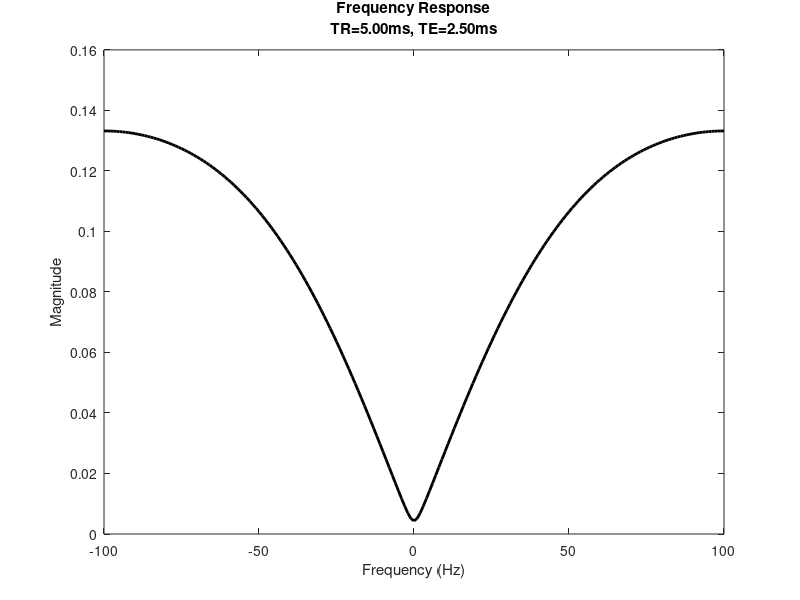
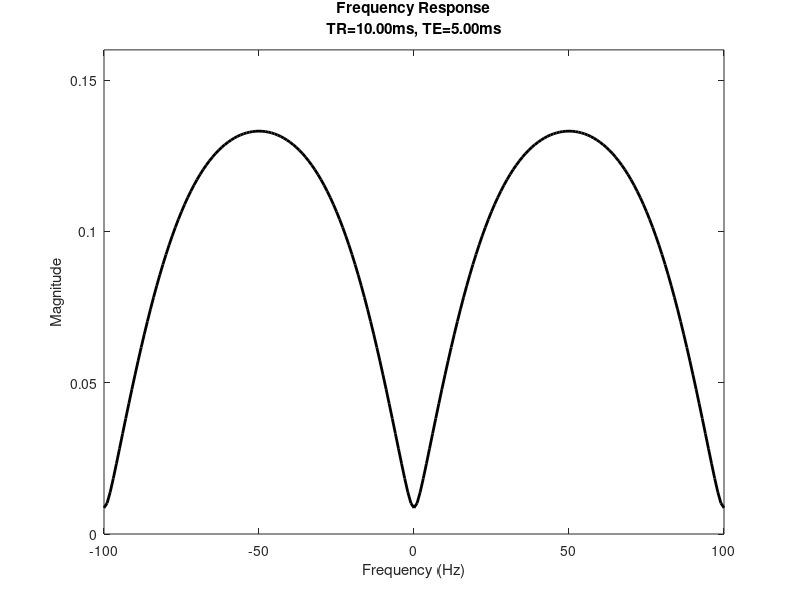
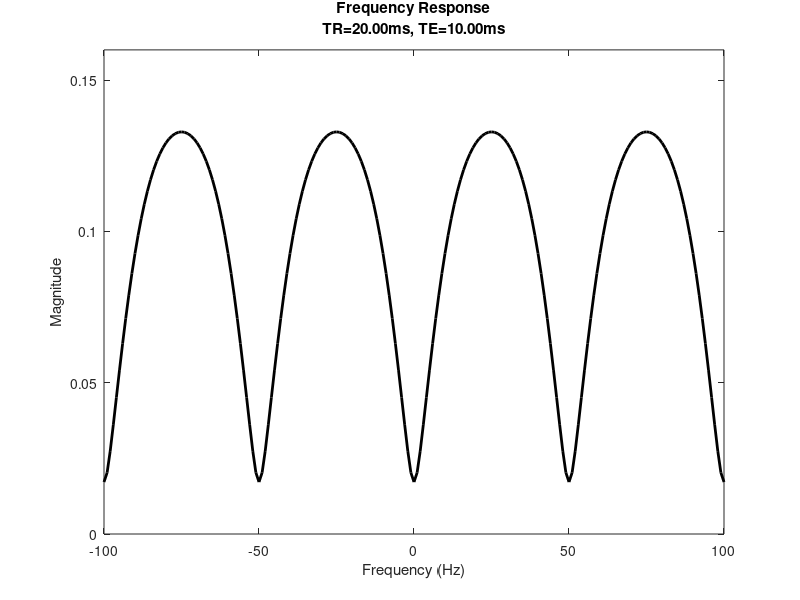
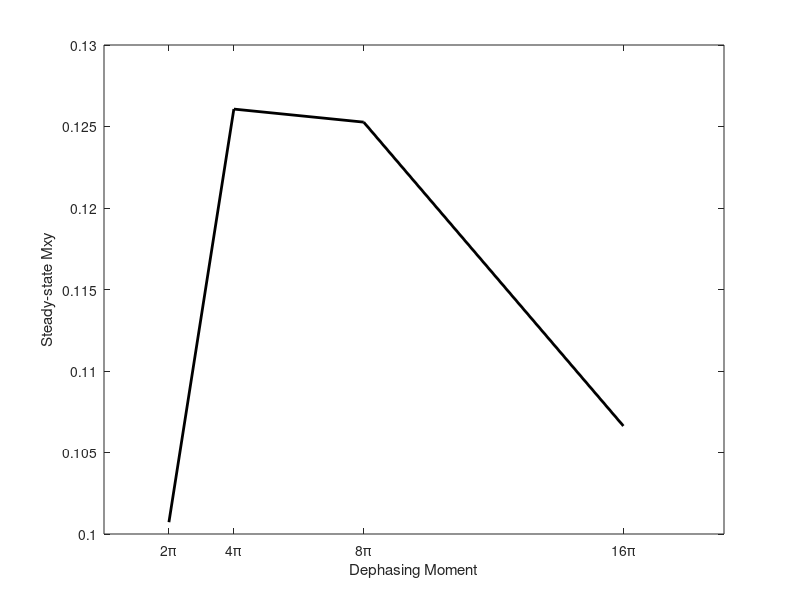

Recreate these plots in MATLAB, in order. (Note: this script raises an error after producing the figures.)
function hw_1()
%% clear workspace
clear;
close all;
clc

%% plotting properties
LW = 2;

%% Question 1
rBW = 750; % Hz/px
N = 256; % Nx = Ny
dx = 1.2; % mm
dy = 1.2; % mm
dz = 3; % mm
Gmax = 25; % mT/m
s = 180; % T / m / s
gammabar = 42.58; % MHz / T
FOV = dx * N; % mm

% Question 1a
fprintf('<strong>Question 1a</strong>\n')
TBW = 2;
tau_RF = 1; % ms

%%% compute slice select amplitude
Gss = (TBW / (tau_RF * 10 ^ -3)) / ((dz * 10 ^ -3) * (gammabar * 10 ^ 6)); % T / m
fprintf('The slice-select gradient amplitude is %.2fmT/m\n', Gss * 10 ^ 3)

%%% compute slice select duration
tau_ss_rise = Gss / s;
%%tau_ss = 1 / ((dz * 10 ^ -3) * (gammabar * 10 ^ 6) * Gss);
tau_ss = tau_RF * 10 ^ -3;
tau_ss_tot = 2 * tau_ss_rise + tau_ss;
fprintf('The total duration of the slice-select gradient is %.2fms\n', tau_ss_tot * 10 ^ 3)

% Question 1b
fprintf('\n<strong>Question 1b</strong>\n')
tau_pe = 1 / (2 * (dy * 10 ^ -3) * (gammabar * 10 ^ 6) * (Gmax * 10 ^ -3));
tau_pe_rise = (Gmax * 10 ^ -3) / s;
tau_pe_tot = 2 * tau_pe_rise + tau_pe;
fprintf('The minimum duration of the phase encoding gradient is %.2fms\n', tau_pe_tot * 10 ^ 3)

% Question 1c
fprintf('\n<strong>Question 1c</strong>\n')
%%% compute readout amplitude
Gro = (rBW * N) / ((gammabar * 10 ^ 6) * (FOV * 10 ^ -3));
fprintf('The frequency encoding gradient amplitude is %.2fmT/m\n', Gro * 10 ^ 3)

%%% compute readout duration
tau_ro = 1 / rBW;
tau_ro_rise = Gro / s;
tau_ro_tot = 2 * tau_ro_rise + tau_ro;
fprintf('The total duration of the frequency encoding gradient is %.2fms\n', tau_ro_tot * 10 ^ 3)

% Question 1d
fprintf('\n<strong>Question 1d</strong>\n')
tau_overlap = max([tau_pe_tot (tau_ss_tot / 2) (tau_ro_tot / 2)]);
TEs = (tau_ss_tot / 2) + tau_overlap + (tau_ro_tot / 2);
fprintf('The minimum TE is %.2fms\n', TEs * 10 ^ 3)
TRs = (tau_ss_tot / 2) + tau_overlap + tau_ro_tot + tau_overlap + (tau_ss_tot / 2);
fprintf('The minimum TR is %.2fms\n', TRs * 10 ^ 3)

% Question 1e
fprintf('\n<strong>Question 1e</strong>\n')
fprintf('1.\tIncrease receiver bandwidth\n')
fprintf('2.\tDecrease time bandwidth\n')
fprintf('3.\tDecrease RF pulse duration\n')
%%fprintf('4.\tIncrease slew rate\n')

%% Question 2
% code in this section built off of that located here:
% http://mrsrl.stanford.edu/~brian/bloch/
% Question 2a
TRs = [5 10 20]; % ms
TEs = [2.5 5 10]; % ms
FA = 60; % deg
freq = -100:100; % Hz
T1 = 1000; % ms
T2 = 100; % ms

% repeat for each TR/TE pair
for k = 1:length(TRs)
    TR = TRs(k);
    TE = TEs(k);
    S = zeros(1, length(freq)); % initalize signal

    % compute response
    for j = 1:length(freq)
        S(j) = bSSFP(FA, TE, TR, freq(j), 1, T1, T2);
    end

    % plot freq response
    figure;
    plot(freq, abs(S), 'k-', 'LineWidth', LW)
    title({'Frequency Response', sprintf('TR=%.2fms, TE=%.2fms', TR, TE)})
    xlabel('Frequency (Hz)')
    ylabel('Magnitude')
    if k == 1
        ylimvals = get(gca, 'YLim');
    else
        ylim(ylimvals)
    end
end

% Question 2bi
fprintf('\n<strong>Question 2bi</strong>\n')
TR = 10; % ms
TE = 5; % ms
FA = 10; % deg
T1 = 1000; % ms
T2 = 100; % ms
perSpoil = 1; % assume perfect spoiler

% compute the steady-state signal across all isochromats
M_ss = FLASH(FA, TE, TR, 0, T1, T2, perSpoil);
fprintf('The steady-state magnetization for a perfect-spoiler is:\nM=[%.2f; %.2f; %.2f]\n', M_ss(1), M_ss(2), M_ss(3))
fprintf('The steady-state Mxy=%.2f\n', abs(M_ss(1) + 1i * M_ss(2)))

% Question 2bii
Nspins = 200; % number of spins to simulate
perSpoil = 0; % assume nonideal spoiler
numpi = (2 .^ (1:4));
pTwists = numpi * pi;
M_ss_tot = zeros(3, length(pTwists));

for j = 1:length(pTwists)
    M_ss = zeros(3, Nspins); % steady-state signal
    dfreq = linspace(0, pTwists(j), Nspins); % off-resonance for each spin
    for k = 1:Nspins
        % simulate with perfect spoiler and plot
        M_tot = FLASH(FA, TE, TR, dfreq(k), T1, T2, perSpoil, pTwists(j));
        M_ss(:, k) = M_tot;
    end

    % compute the steady-state signal across all isochromats
    M_ss = mean(M_ss');

    % add to total
    M_ss_tot(:, j) = M_ss;
end

figure;
plot(pTwists, abs(M_ss_tot(1, :) + 1i * M_ss_tot(2, :)), 'k-', 'LineWidth', LW)
xticks(pTwists);
xticklabels(strcat(strsplit(num2str(numpi)), '\pi'))
xlabel('Dephasing Moment')
ylabel('Steady-state Mxy')

% Question 2biii
Nex = 50; % number of excitations
inc = 2 * pi / (Nex * (Nex + 1)); % rf phase increment
perSpoil = 0;
pTwist = 2*pi;
dfreq = linspace(0, pTwist, Nspins); % off-resonance for each spin

S_tot = zeros(3, Nex+1, Nspins);
for j = 1:Nspins
    [~, S] = rf_plus_grad(FA, TE, TR, dfreq(j), T1, T2, Nex, inc, perSpoil, pTwist);
    S_tot(:, :, j) = S;
end
S_tot = mean(S_tot, 3);

% plot
figure;
rfphase = (0:Nex) .* (1:(Nex+1)) / 2 * inc;
plot(rfphase, abs(S_tot(1, :) + 1i * abs(S_tot(2, :))), 'k-', 'LineWidth', LW)
xticks(rfphase(1:5:end))
xlim([0 rfphase(end)])
xlabel('RF-phase (rad)')
ylabel('Steady-state Mxy')

% best rfphase
[~, idx] = max(abs(S_tot(1, :) + 1i * abs(S_tot(2, :))));
fprintf('The best RF phase is=%.2f\n', rfphase(idx))

%% Question 3
s = 180; % mT / (m * ms)
Gmax = 25; % mT / m
TBW = 8;
tau_RF = 2; % ms
dz = 5; % mm
gammabar = 42.58; % MHz / T

% Question 3.1
fprintf('\n<strong>Question 3.1</strong>\n')
%%% compute slice select gradient amplitude
Gss = (TBW / (tau_RF * 10 ^ -3)) / ((dz * 10 ^ -3) * (gammabar * 10 ^ 6)); % T / m
fprintf('The slice-select gradient amplitude is %.2fmT/m\n', Gss * 10 ^ 3)

%%% compute slice select duration
tau_ss_rise = Gss / s;
tau_ss = tau_RF * 10 ^ -3;
tau_ss_tot = 2 * tau_ss_rise + tau_ss;
fprintf('The total duration of the slice-select gradient is %.2fms\n', tau_ss_tot * 10 ^ 3)
fprintf('The RF pulse follows sinc(4t) but is truncated at 1ms\n')

% Question 3.2
FA = 90; % deg
dfreq = [0 200]; % off resonance
T1 = 1000; % ms
T2 = 100; % ms
zpos = -10:10;
BW = TBW / tau_RF;
t = -1:0.01:1; % rf pulse duration (ms)
t_shift = (0:0.01:2) .* (10 ^ -3); % shift to start from 0 and in (s)
rf = sinc(BW .* t);
rf_int = cumsum(t_shift .* rf);
rf_amp90 = FA / (gammabar * rf_int(end));
dt = t(2) - t(1);
position = -10:10; % position (mm)
grad = Gss * ones(1, length(t)) * 10 ^ 3; % mT/m
grad = [grad -grad(1:2:end)];
rf90 = zeros(1, length(grad));
rf90(1:length(t)) = rf_amp90 * sinc(BW .* t);

% simulation
for k = 1:length(dfreq)
    M = sliceprofile(T1, T2, rf90 / 10, dt, grad, dfreq(k), position);
    
    % plot slice profile
    figure;
    tt = tiledlayout(4, 1);
    nexttile;
    plot(position, M(1, :), '-k', 'LineWidth', LW)
    ylabel('Mx')
    xlabel('Position (mm)')
    nexttile;
    plot(position, M(2, :), '-k', 'LineWidth', LW)
    ylabel('My')
    xlabel('Position (mm)')
    nexttile;
    plot(position, M(3, :), '-k', 'LineWidth', LW)
    ylabel('Mz')
    xlabel('Position (mm)')
    if k == 1
        M90 = M;
    end
    nexttile;
    plot(position, abs(M(1, :) + 1i * M(2, :)), '-k', 'LineWidth', LW)
    ylabel('Mxy')
    xlabel('Position (mm)')
    title(tt, {['Off-Resonance = ' num2str(dfreq(k)) 'Hz'], ['FA = ' num2str(FA)]})
end

% plot pulse and gradient
figure;
tiledlayout(2, 1);

% rf pulse
nexttile;
plot((t_shift + tau_ss_rise) * 10 ^ 3, rf_amp90 * sinc(BW .* t), 'k-', 'LineWidth', LW)
xlim([0 ((tau_ss_tot + 2 * tau_ss_rise + tau_ss / 2) * 10 ^ 3)])
xlabel('Time (ms)')
ylabel('RF pulse (\muT)')

% gradient
nexttile;
plot([0 (tau_ss_rise * 10 ^ 3)], [0 Gss], 'k-', 'LineWidth', LW)
hold on
plot(([tau_ss_rise (tau_ss_rise + tau_ss)]) * 10 ^ 3, [Gss Gss], 'k-', 'LineWidth', LW)
plot(([(tau_ss_rise + tau_ss) tau_ss_tot]) * 10 ^ 3, [Gss 0], 'k-', 'LineWidth', LW)
plot(([tau_ss_tot (tau_ss_tot + tau_ss_rise)]) * 10 ^ 3, [0 -Gss], 'k-', 'LineWidth', LW)
plot(([(tau_ss_tot + tau_ss_rise) (tau_ss_tot + tau_ss_rise + tau_ss / 2)]) * 10 ^ 3, [-Gss -Gss], 'k-', 'LineWidth', LW)
plot(([(tau_ss_tot + tau_ss_rise + tau_ss / 2) (tau_ss_tot + 2 * tau_ss_rise + tau_ss / 2)]) * 10 ^ 3, [-Gss 0], 'k-', 'LineWidth', LW)
xlim([0 ((tau_ss_tot + 2 * tau_ss_rise + tau_ss / 2) * 10 ^ 3)])
xlabel('Time (ms)')
ylabel('Gss (mT/m)')

% Question 3.3
FA = 30; % deg
rf_amp30 = FA / (gammabar * rf_int(end));
rf30 = zeros(1, length(grad));
rf30(1:length(t)) = rf_amp30 * sinc(BW .* t);
% simulation
for k = 1:length(dfreq)
    M = sliceprofile(T1, T2, rf30 / 10, dt, grad, dfreq(k), position);
    
    % plot slice profile
    figure;
    tt = tiledlayout(4, 1);
    nexttile;
    plot(position, M(1, :), '-k', 'LineWidth', LW)
    ylabel('Mx')
    xlabel('Position (mm)')
    nexttile;
    plot(position, M(2, :), '-k', 'LineWidth', LW)
    ylabel('My')
    xlabel('Position (mm)')
    nexttile;
    plot(position, M(3, :), '-k', 'LineWidth', LW)
    ylabel('Mz')
    xlabel('Position (mm)')
    nexttile;
    plot(position, abs(M(1, :) + 1i * M(2, :)), '-k', 'LineWidth', LW)
    ylabel('Mxy')
    xlabel('Position (mm)')
    title(tt, {['Off-Resonance = ' num2str(dfreq(k)) 'Hz'], ['FA = ' num2str(FA)]})
end

FA = 10; % deg
rf_amp10 = FA / (gammabar * rf_int(end));
rf10 = zeros(1, length(grad));
rf10(1:length(t)) = rf_amp10 * sinc(BW .* t);
% simulation
for k = 1:length(dfreq)
    M = sliceprofile(T1, T2, rf10 / 10, dt, grad, dfreq(k), position);
    
    % plot slice profile
    figure;
    tt = tiledlayout(4, 1);
    nexttile;
    plot(position, M(1, :), '-k', 'LineWidth', LW)
    ylabel('Mx')
    xlabel('Position (mm)')
    nexttile;
    plot(position, M(2, :), '-k', 'LineWidth', LW)
    ylabel('My')
    xlabel('Position (mm)')
    nexttile;
    plot(position, M(3, :), '-k', 'LineWidth', LW)
    ylabel('Mz')
    xlabel('Position (mm)')
    if k == 1
        M10 = M;
    end
    nexttile;
    plot(position, abs(M(1, :) + 1i * M(2, :)), '-k', 'LineWidth', LW)
    ylabel('Mxy')
    xlabel('Position (mm)')
    title(tt, {['Off-Resonance = ' num2str(dfreq(k)) 'Hz'], ['FA = ' num2str(FA)]})
end

% overlay w/ FT
figure;
tt = tiledlayout(1, 2);
% 90
nexttile;
normM90 = -1 * M90(3, :);
normM90 = normM90 - min(normM90);
normM90 = normM90 / max(normM90);
normft = ft(rf90(1:length(t)));
normft = normft / max(normft);
plot(linspace(-10, 10, length(t)), abs(normft), 'r-', 'LineWidth', LW)
hold on
plot(position, normM90, 'b-', 'LineWidth', LW)
xlabel('Position (mm)')
ylabel('Normalized Slice Profile')
title('FA=90')
% 10
nexttile;
normM10 = -1 * M10(3, :);
normM10 = normM10 - min(normM10);
normM10 = normM10 / max(normM10);
normft = ft(rf10(1:length(t)));
normft = normft / max(normft);
plot(linspace(-10, 10, length(t)), abs(normft), 'r-', 'LineWidth', LW)
hold on
plot(position, normM10, 'b-', 'LineWidth', LW)
xlabel('Position (mm)')
ylabel('Normalized Slice Profile')
title('FA=10')
title(tt, 'T2 = 100ms')

% Set T2 = 2
T2 = 2; % ms
M90 = sliceprofile(T1, T2, rf90 / 10, dt, grad, 0, position);
M10 = sliceprofile(T1, T2, rf10 / 10, dt, grad, 0, position);
% overlay w/ FT
figure;
tt = tiledlayout(1, 2);
% 90
nexttile;
normM90 = -1 * M90(3, :);
normM90 = normM90 - min(normM90);
normM90 = normM90 / max(normM90);
normft = ft(rf90(1:length(t)));
normft = normft / max(normft);
plot(linspace(-10, 10, length(t)), abs(normft), 'r-', 'LineWidth', LW)
hold on
plot(position, normM90, 'b-', 'LineWidth', LW)
xlabel('Position (mm)')
ylabel('Normalized Slice Profile')
title('FA=90')
% 10
nexttile;
normM10 = -1 * M10(3, :);
normM10 = normM10 - min(normM10);
normM10 = normM10 / max(normM10);
normft = ft(rf10(1:length(t)));
normft = normft / max(normft);
plot(linspace(-10, 10, length(t)), abs(normft), 'r-', 'LineWidth', LW)
hold on
plot(position, normM10, 'b-', 'LineWidth', LW)
xlabel('Position (mm)')
ylabel('Normalized Slice Profile')
title('FA=10')
title(tt, 'T2 = 2ms')

% Question 3.4
FA = 90;
M = sliceprofile(T1, T2, rf90(1:length(t)) / 10, dt, grad(1:length(t)), 0, position);

% plot slice profile
figure;
tt = tiledlayout(4, 1);
nexttile;
plot(position, M(1, :), '-k', 'LineWidth', LW)
ylabel('Mx')
xlabel('Position (mm)')
nexttile;
plot(position, M(2, :), '-k', 'LineWidth', LW)
ylabel('My')
xlabel('Position (mm)')
nexttile;
plot(position, M(3, :), '-k', 'LineWidth', LW)
ylabel('Mz')
xlabel('Position (mm)')
nexttile;
plot(position, abs(M(1, :) + 1i * M(2, :)), '-k', 'LineWidth', LW)
ylabel('Mxy')
xlabel('Position (mm)')
title(tt, {['Off-Resonance = ' num2str(0) 'Hz'], ['FA = ' num2str(FA)]})

% Question 3.5
T2 = 100; % ms
numSlices = 5;
phaseshift = 0;
position = -100:100;
slicepos = linspace(-50, 50, numSlices) / 1000;
for k = 1:numSlices
    phaseshift = phaseshift + exp(1i * (gammabar * 10 ^ 6 * Gss * slicepos(k) * t));
end
rf_sms = zeros(1, length(grad));
rf_sms(1:length(t)) = rf_amp90 * sinc(BW * t) .* phaseshift;
M = sliceprofile(T1, T2, rf_sms / 10, dt, grad, 0, position);
figure;
tt = tiledlayout(4, 1);
nexttile;
plot(position, M(1, :), '-k', 'LineWidth', LW)
ylabel('Mx')
xlabel('Position (mm)')
nexttile;
plot(position, M(2, :), '-k', 'LineWidth', LW)
ylabel('My')
xlabel('Position (mm)')
nexttile;
plot(position, M(3, :), '-k', 'LineWidth', LW)
ylabel('Mz')
xlabel('Position (mm)')
nexttile;
plot(position, abs(M(1, :) + 1i * M(2, :)), '-k', 'LineWidth', LW)
ylabel('Mxy')
xlabel('Position (mm)')
end

function M_tot = sliceprofile(T1, T2, rf, dt, grad, dfreq, position)
% function to simulate slice profile of given RF pulse
%
% convert units
gammabar = 42.58 * 10 ^ 2; % unit conversion
dt = dt * 10 ^ -3; % sec
position = position / 10; % unit conversion
rf_radrot = 2*pi*rf .* gammabar * dt;
M_tot = zeros(3, length(position));
for k = 1:length(position)
    M = [0; 0; 1];
    [R_rf, b_rf] = freeprecess((dt / 2 * 10 ^ 3), dfreq, 1, T1, T2);
    for j = 1:length(rf)
        % initial precession
        M = R_rf * M + b_rf;

        % add in position
        R_grad = rotate_z(2 * pi * gammabar * position(k) * grad(j) * (dt / 2));
        M = R_grad * M;

        % rf rotation
        M = (inv(rotate_z(-angle(rf_radrot(j)))) * rotate_x_rad(abs(rf_radrot(j))) * rotate_z(-angle(rf_radrot(j)))) * M;
        M = R_rf * M + b_rf;

        % add in position
        M = R_grad * M;
    end
    M_tot(:, k) = M;
end

end

function [M, M_tot] = rf_plus_grad(FA, TE, TR, dfreq, T1, T2, Nex, inc, perSpoil, pTwist)
% function to simulate sequence with both RF and gradient spoiling
% perSpoil = 1/0 assume perfect spoiling
% pTwist (optional iff perSpoil = 0)
relax = 1; % only allowing option that includes relaxation
% initial magnetization
M = [0; 0; 1];

% magnetization at each excitation
M_tot = zeros(3, Nex + 1);
M_tot(:, 1) = M;

% inital phase
Rf_ph = 0;

% precession after TE
[R_te, b_te] = freeprecess(TE, dfreq, relax, T1, T2);

% precession at start of next TR
[R_tr, b_tr] = freeprecess(TR-TE, dfreq, relax, T1, T2);

% add gradient spoiling
if perSpoil
    % remove transverse magnetization
    R_tr = ([0 0 0; 0 0 0; 0 0 1]) * R_tr;
else
    R_tr = rotate_z(pTwist) * R_tr;
end

for k = 1:Nex
    % rf-spoiling
    R_rf = inv(rotate_z(-Rf_ph)) * rotate_x(FA) * rotate_z(-Rf_ph);

    % magnetization after TE
    M = R_te * R_rf * M + b_te;

    % magnetization after TR
    M = R_tr * M + b_tr;

    % tip magnetization
    M = rotate_z(dfreq) * M;

    % magnetization over time
    M_tot(:, k + 1) = M;

    % increment phase
    Rf_ph = Rf_ph * (k * (k + 1) / 2) * inc;
end
end

function M_tot = FLASH(FA, TE, TR, freq, T1, T2, perSpoil, pTwist)
% function to simulate FLASH sequence
% perSpoil = 1/0 assume perfect spoiling
% pTwist (optional iff perSpoil = 0)
relax = 1; % only allowing option that includes relaxation

% apply RF pulse
R_rf = rotate_y(FA);
% precession after TE
[R_te, b_te] = freeprecess(TE, freq, relax, T1, T2);

% precession at start of next TR
[R_tr, b_tr] = freeprecess(TR-TE, freq, relax, T1, T2);

if perSpoil
    % remove transverse magnetization
    R_tr = ([0 0 0; 0 0 0; 0 0 1]) * R_tr;
else
    R_tr = rotate_z(pTwist) * R_tr;
end

% solve for total magnetization
M_tot = inv(eye(3) - R_te * R_rf * R_tr) * (R_te * R_rf * b_tr + b_te);

end

function S = bSSFP(FA, TE, TR, freq, relax, T1, T2)
% function to simulate bSSFP
% relax = 0/1 if including relaxation
% T1 (optional iff relax = 0)
% T2 (optional iff relax = 0)
warning('off','all')

% apply RF pulse
R_rf = rotate_y(FA);

if relax
    % precession after TE
    [R_te, b_te] = freeprecess(TE, freq, relax, T1, T2);

    % precession at start of next TR
    [R_tr, b_tr] = freeprecess(TR-TE, freq, relax, T1, T2);
else
    % precession after TE
    [R_te, b_te] = freeprecess(TE, freq, relax);

    % precession at start of next TR
    [R_tr, b_tr] = freeprecess(TR-TE, freq, relax);
end

% solve for total magnetization
M_tot = inv(eye(3) - R_te * R_rf * R_tr) * (R_te * R_rf * b_tr + b_te);
S = M_tot(1) + 1i * M_tot(2);

warning('on','all')
end

function Rz = rotate_z(phi)
% function to rotate phi (in radians) around z-axis
Rz = [cos(phi) -sin(phi) 0; sin(phi) cos(phi) 0; 0 0 1];
end

function Rx = rotate_x(alpha)
% function to rotate alpha (in degrees) around x-axis
Rx = [1 0 0; 0 cosd(alpha) sind(alpha); 0 -sind(alpha) cosd(alpha)];
end

function Rx = rotate_x_rad(alpha)
% function to rotate alpha (in radians) around x-axis
Rx = [1 0 0; 0 cos(alpha) sin(alpha); 0 -sin(alpha) cos(alpha)];
end

function Ry = rotate_y(alpha)
% function to rotate alpha (in degrees) around y-axis
Ry = [cosd(alpha) 0 sind(alpha); 0 1 0; -sind(alpha) 0 cosd(alpha)];
end

function [A, b] = freeprecess(T,df,relax,T1,T2)
% function to simulate precession
% relax = 0/1 if including relaxation
% T1 (optional iff relax = 0)
% T2 (optional iff relax = 0)
phi = 2*pi*df*T*(10 ^ -3);
if relax
    E1 = exp(-T/T1);
    E2 = exp(-T/T2);
else
    E1 = 1;
    E2 = 1;
end

A = [E2 0 0;0 E2 0;0 0 E1]*rotate_z(phi);
b = [0 0 1-E1]';
end

function output=ft(in)
% Performs fftshift(fft(ifftshift(input)))
% 1-D forward FT
output = fftshift(fft(ifftshift(in)));
end
